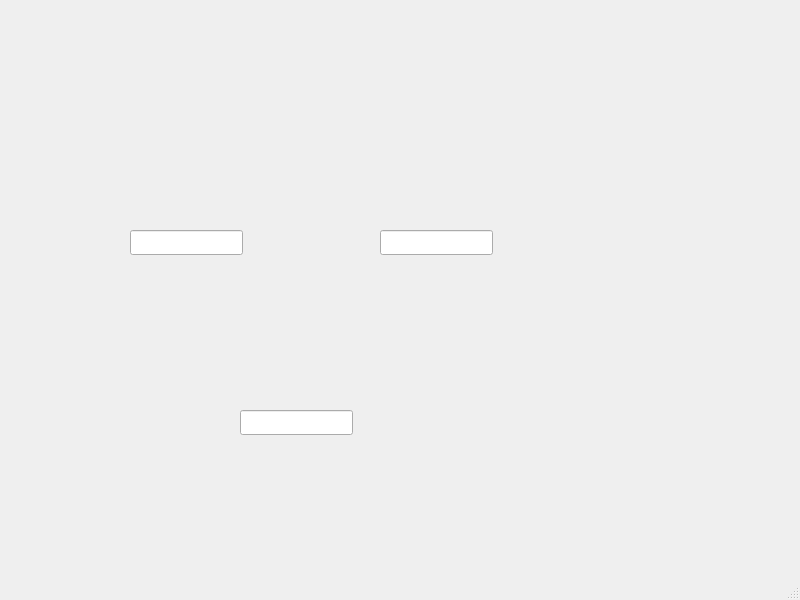
<?xml version="1.0" encoding="UTF-8"?>
<ui version="4.0">
 <class>MainWindow</class>
 <widget class="QMainWindow" name="MainWindow">
  <property name="geometry">
   <rect>
    <x>0</x>
    <y>0</y>
    <width>800</width>
    <height>600</height>
   </rect>
  </property>
  <property name="windowTitle">
   <string>MainWindow</string>
  </property>
  <widget class="QWidget" name="centralwidget">
   <widget class="QLineEdit" name="text1">
    <property name="geometry">
     <rect>
      <x>130</x>
      <y>230</y>
      <width>113</width>
      <height>25</height>
     </rect>
    </property>
   </widget>
   <widget class="QLineEdit" name="Text2">
    <property name="geometry">
     <rect>
      <x>380</x>
      <y>230</y>
      <width>113</width>
      <height>25</height>
     </rect>
    </property>
   </widget>
   <widget class="QLineEdit" name="kolmas">
    <property name="geometry">
     <rect>
      <x>240</x>
      <y>410</y>
      <width>113</width>
      <height>25</height>
     </rect>
    </property>
   </widget>
  </widget>
  <widget class="QMenuBar" name="menubar">
   <property name="geometry">
    <rect>
     <x>0</x>
     <y>0</y>
     <width>800</width>
     <height>18</height>
    </rect>
   </property>
  </widget>
  <widget class="QStatusBar" name="statusbar"/>
 </widget>
 <resources/>
 <connections/>
</ui>
